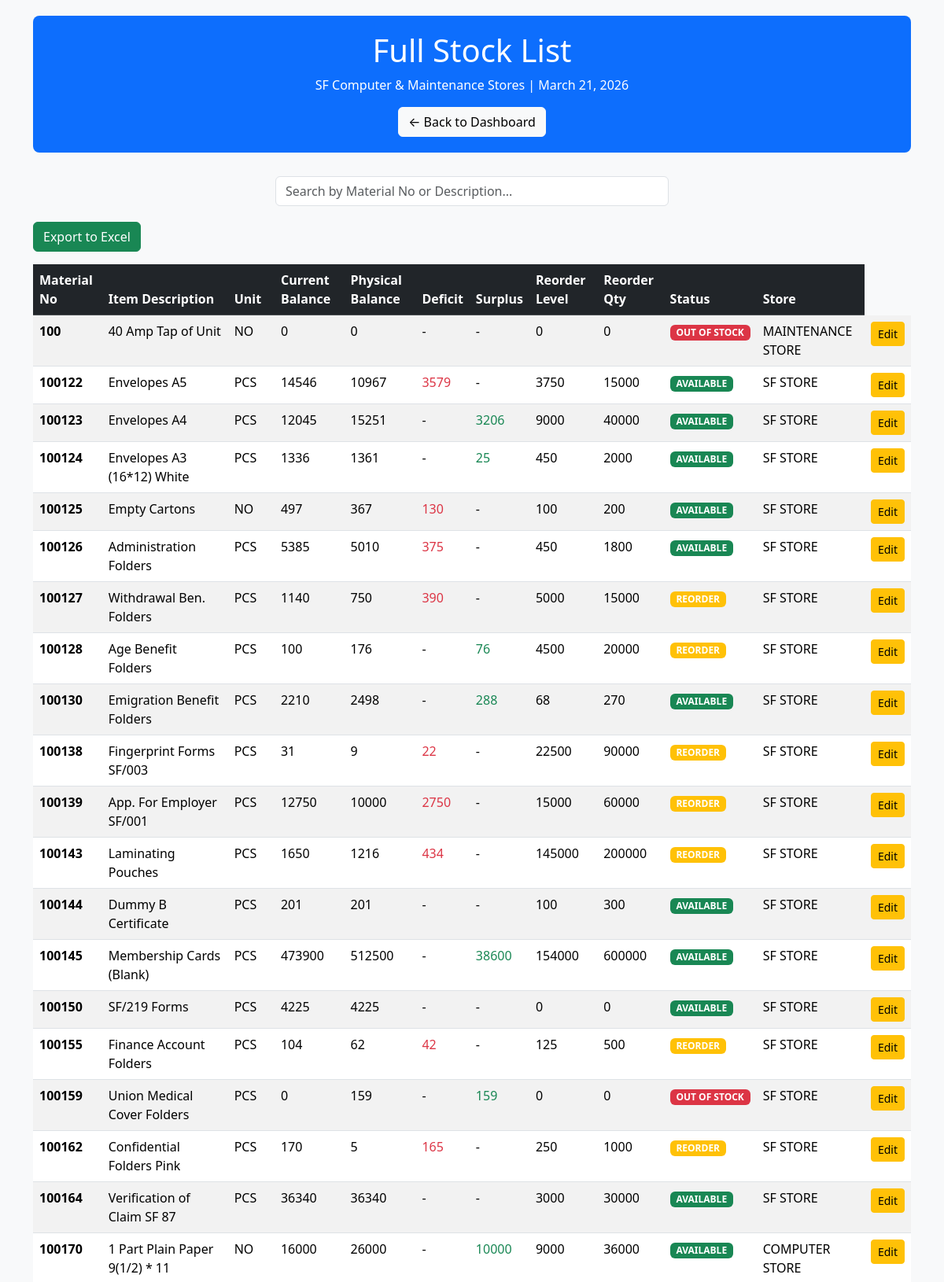
The page /stock/ (signed in, upper part) on the database its author committed.
### core/models.py (models this page shows, shortened)
class Item(models.Model):
    store = models.ForeignKey(Store, on_delete=models.CASCADE, related_name='items')
    material_no = models.CharField(max_length=20, unique=True)  # e.g., 100126
    description = models.CharField(max_length=200)  # e.g., Administration Folders
    unit = models.CharField(max_length=20)  # e.g., PCS, ROLL, NO
    opening_bin_balance = models.IntegerField(default=0)
    opening_physical = models.IntegerField(default=0)
    reorder_quantity = models.IntegerField(default=0)
    reorder_level = models.IntegerField(default=0)
    def current_balance(self):
        total_movement = self.transactions.aggregate(models.Sum('qty'))['qty__sum'] or 0
        return self.opening_bin_balance + total_movement
    def physical_balance(self):
        total_movement = self.transactions.aggregate(models.Sum('qty'))['qty__sum'] or 0
        return self.opening_physical + total_movement
    def deficit(self):
        return max(0, self.current_balance() - self.physical_balance())
    def surplus(self):
        return max(0, self.physical_balance() - self.current_balance())
    def needs_reorder(self):
        return self.current_balance() <= self.reorder_level

class Store(models.Model):
    name = models.CharField(max_length=100)  # e.g., SF STORE, COMPUTER STORE

### core/views.py (the view)
# urls.py: path('stock/', stock_list, name='stock_list'),  # New URL pattern for stock list
@login_required
def stock_list(request):
    stores = Store.objects.all()
    selected_store_id = request.GET.get('store')  # This is a string or None
    if selected_store_id:
        try:
            selected_store_id = int(selected_store_id)  # Convert to integer
            items = Item.objects.filter(store_id=selected_store_id).order_by('material_no')
        except (ValueError, TypeError):
            items = Item.objects.all().order_by('material_no')  # Fallback if invalid
    else:
        items = Item.objects.all().order_by('material_no')
    context = {
        'items': items,
        'stores': stores,
        'selected_store': selected_store_id if selected_store_id else None,
        'today': timezone.now().strftime("%B %d, %Y"),
    }
    return render(request, 'core/stock_list.html', context)

### templates/core/stock_list.html (shortened to what this page needs)
<!DOCTYPE html>
<html lang="en">
<head>
    {% load django_bootstrap5 %}
    {% bootstrap_css %}
</head>
<body>
    <div class="container">
        <div class="header">
            <h1>Full Stock List</h1>
            <p>SF Computer & Maintenance Stores | {{ today }}</p>
            <a href="{% url 'home' %}" class="btn btn-light">← Back to Dashboard</a>
        </div>
        <div class="search-box">
            <input type="text" id="searchInput" class="form-control" placeholder="Search by Material No or Description...">
        </div>
        <a href="{% url 'export_stock' %}?store={{ request.GET.store }}" class="btn btn-success mb-3">
    Export to Excel
</a>
        <div class="table-responsive">
            <table class="table table-striped table-hover" id="stockTable">
                <thead class="table-dark">
                    <tr>
                        <th>Material No</th>
                        <th>Item Description</th>
                        <th>Unit</th>
                        <th>Current Balance</th>
                        <th>Physical Balance</th>
                        <th>Deficit</th>
                        <th>Surplus</th>
                        <th>Reorder Level</th>
                        <th>Reorder Qty</th>
                        <th>Status</th>
                        <th>Store</th>
                    </tr>
                </thead>
                <tbody>
                    {% for item in items %}
                    <tr class="clickable-row {% if item.needs_reorder %}reorder{% endif %} {% if item.current_balance <= 0 %}out-of-stock{% endif %}"
        style="cursor: pointer;"
        onclick="window.location='{% url 'item_detail' item.id %}'">
                        <td><strong>{{ item.material_no }}</strong></td>
                        <td>{{ item.description }}</td>
                        <td>{{ item.unit }}</td>
                        <td>{{ item.current_balance }}</td>
                        <td>{{ item.physical_balance }}</td>
                        <td>{% if item.deficit > 0 %}<span class="text-danger">{{ item.deficit }}</span>{% else %}-{% endif %}</td>
                        <td>{% if item.surplus > 0 %}<span class="text-success">{{ item.surplus }}</span>{% else %}-{% endif %}</td>
                        <td>{{ item.reorder_level }}</td>
                        <td>{{ item.reorder_quantity }}</td>
                        <td>
                            {% if item.current_balance <= 0 %}
                                <span class="badge bg-danger">OUT OF STOCK</span>
                            {% elif item.needs_reorder %}
                                <span class="badge bg-warning">REORDER</span>
                            {% else %}
                                <span class="badge bg-success">AVAILABLE</span>
                            {% endif %}
                        </td>
                        <td>{{ item.store.name }}</td>
                        <td>
    {% if perms.core.change_item %}
        <a href="/admin/core/item/{{ item.id }}/change/" class="btn btn-sm btn-warning">Edit</a>
    {% endif %}
</td>
                    </tr>
                    {% empty %}
                    <tr>
                        <td colspan="10" class="text-center">No items found.</td>
                    </tr>
                    {% endfor %}
                </tbody>
            </table>
        </div>
    </div>
</body>
</html>

### templates/core/stock_list.html (style rules this page uses)
body { background-color: #f8f9fa; padding: 20px; }
.header { background-color: #0d6efd; color: white; padding: 20px; border-radius: 8px; text-align: center; margin-bottom: 30px; }
.search-box { max-width: 500px; margin: 20px auto; }
.reorder { background-color: #fff3cd !important; }
.out-of-stock { background-color: #f8d7da !important; }

### rows shown on the page
Item: material_no "100", description "40 Amp Tap of Unit", unit "NO", current_balance "0", physical_balance "0", reorder_level "0", reorder_quantity "0", shows "OUT OF STOCK", store.name "MAINTENANCE STORE"
Item: material_no "100122", description "Envelopes A5", unit "PCS", current_balance "14546", physical_balance "10967", deficit "3579", reorder_level "3750", reorder_quantity "15000", shows "AVAILABLE", store.name "SF STORE"
Item: material_no "100123", description "Envelopes A4", unit "PCS", current_balance "12045", physical_balance "15251", surplus "3206", reorder_level "9000", reorder_quantity "40000", shows "AVAILABLE", store.name "SF STORE"
Item: material_no "100124", description "Envelopes A3 (16*12) White", unit "PCS", current_balance "1336", physical_balance "1361", surplus "25", reorder_level "450", reorder_quantity "2000", shows "AVAILABLE", store.name "SF STORE"
Item: material_no "100125", description "Empty Cartons", unit "NO", current_balance "497", physical_balance "367", deficit "130", reorder_level "100", reorder_quantity "200", shows "AVAILABLE", store.name "SF STORE"
Item: material_no "100126", description "Administration Folders", unit "PCS", current_balance "5385", physical_balance "5010", deficit "375", reorder_level "450", reorder_quantity "1800", shows "AVAILABLE", store.name "SF STORE"
Item: material_no "100127", description "Withdrawal Ben. Folders", unit "PCS", current_balance "1140", physical_balance "750", deficit "390", reorder_level "5000", reorder_quantity "15000", shows "REORDER", store.name "SF STORE"
Item: material_no "100128", description "Age Benefit Folders", unit "PCS", current_balance "100", physical_balance "176", surplus "76", reorder_level "4500", reorder_quantity "20000", shows "REORDER", store.name "SF STORE"
Item: material_no "100130", description "Emigration Benefit Folders", unit "PCS", current_balance "2210", physical_balance "2498", surplus "288", reorder_level "68", reorder_quantity "270", shows "AVAILABLE", store.name "SF STORE"
Item: material_no "100138", description "Fingerprint Forms SF/003", unit "PCS", current_balance "31", physical_balance "9", deficit "22", reorder_level "22500", reorder_quantity "90000", shows "REORDER", store.name "SF STORE"
Item: material_no "100139", description "App. For Employer SF/001", unit "PCS", current_balance "12750", physical_balance "10000", deficit "2750", reorder_level "15000", reorder_quantity "60000", shows "REORDER", store.name "SF STORE"
Item: material_no "100143", description "Laminating Pouches", unit "PCS", current_balance "1650", physical_balance "1216", deficit "434", reorder_level "145000", reorder_quantity "200000", shows "REORDER", store.name "SF STORE"
Item: material_no "100144", description "Dummy B Certificate", unit "PCS", current_balance "201", physical_balance "201", reorder_level "100", reorder_quantity "300", shows "AVAILABLE", store.name "SF STORE"
Item: material_no "100145", description "Membership Cards (Blank)", unit "PCS", current_balance "473900", physical_balance "512500", surplus "38600", reorder_level "154000", reorder_quantity "600000", shows "AVAILABLE", store.name "SF STORE"
Item: material_no "100150", description "SF/219 Forms", unit "PCS", current_balance "4225", physical_balance "4225", reorder_level "0", reorder_quantity "0", shows "AVAILABLE", store.name "SF STORE"
Item: material_no "100155", description "Finance Account Folders", unit "PCS", current_balance "104", physical_balance "62", deficit "42", reorder_level "125", reorder_quantity "500", shows "REORDER", store.name "SF STORE"
Item: material_no "100159", description "Union Medical Cover Folders", unit "PCS", current_balance "0", physical_balance "159", surplus "159", reorder_level "0", reorder_quantity "0", shows "OUT OF STOCK", store.name "SF STORE"
Item: material_no "100162", description "Confidential Folders Pink", unit "PCS", current_balance "170", physical_balance "5", deficit "165", reorder_level "250", reorder_quantity "1000", shows "REORDER", store.name "SF STORE"
Item: material_no "100164", description "Verification of Claim SF 87", unit "PCS", current_balance "36340", physical_balance "36340", reorder_level "3000", reorder_quantity "30000", shows "AVAILABLE", store.name "SF STORE"
Item: material_no "100170", description "1 Part Plain Paper 9(1/2) * 11", unit "NO", current_balance "16000", physical_balance "26000", surplus "10000", reorder_level "9000", reorder_quantity "36000", shows "AVAILABLE", store.name "COMPUTER STORE"

### other values the page prints
{{ today }} "March 21, 2026"
